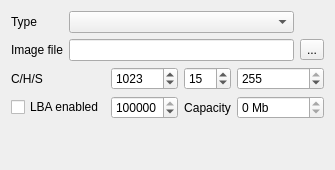
               <widget class="QWidget" name="tab_2">
                <attribute name="title">
                 <string>Master</string>
                </attribute>
                <layout class="QVBoxLayout" name="verticalLayout_17">
                 <item>
                  <layout class="QGridLayout" name="gridLayout_10">
                   <item row="0" column="1">
                    <widget class="QComboBox" name="hm_type"/>
                   </item>
                   <item row="0" column="0">
                    <widget class="QLabel" name="label_17">
                     <property name="text">
                      <string>Type</string>
                     </property>
                    </widget>
                   </item>
                   <item row="1" column="0">
                    <widget class="QLabel" name="label_32">
                     <property name="text">
                      <string>Image file</string>
                     </property>
                    </widget>
                   </item>
                   <item row="1" column="1">
                    <widget class="QLineEdit" name="hm_path"/>
                   </item>
                   <item row="1" column="2">
                    <widget class="QToolButton" name="hm_pathtb">
                     <property name="text">
                      <string>...</string>
                     </property>
                     <property name="icon">
                      <iconset resource="../xpeccy.qrc">
                       <normaloff>:/images/fileopen.png</normaloff>:/images/fileopen.png</iconset>
                     </property>
                    </widget>
                   </item>
                  </layout>
                 </item>
                 <item>
                  <layout class="QGridLayout" name="gridLayout_8" columnstretch="0,0,0,0">
                   <item row="0" column="0">
                    <widget class="QLabel" name="label_19">
                     <property name="text">
                      <string>C/H/S</string>
                     </property>
                    </widget>
                   </item>
                   <item row="0" column="3">
                    <widget class="QSpinBox" name="hm_gsec">
                     <property name="minimum">
                      <number>1</number>
                     </property>
                     <property name="maximum">
                      <number>255</number>
                     </property>
                     <property name="value">
                      <number>255</number>
                     </property>
                    </widget>
                   </item>
                   <item row="0" column="1">
                    <widget class="QSpinBox" name="hm_gcyl">
                     <property name="minimum">
                      <number>1</number>
                     </property>
                     <property name="maximum">
                      <number>65535</number>
                     </property>
                     <property name="value">
                      <number>1023</number>
                     </property>
                    </widget>
                   </item>
                   <item row="0" column="2">
                    <widget class="QSpinBox" name="hm_ghd">
                     <property name="minimum">
                      <number>1</number>
                     </property>
                     <property name="maximum">
                      <number>16</number>
                     </property>
                     <property name="value">
                      <number>15</number>
                     </property>
                    </widget>
                   </item>
                   <item row="1" column="1">
                    <widget class="QSpinBox" name="hm_glba">
                     <property name="readOnly">
                      <bool>false</bool>
                     </property>
                     <property name="maximum">
                      <number>5000000</number>
                     </property>
                     <property name="value">
                      <number>4194304</number>
                     </property>
                    </widget>
                   </item>
                   <item row="1" column="2">
                    <widget class="QLabel" name="label_20">
                     <property name="text">
                      <string>Capacity</string>
                     </property>
                     <property name="alignment">
                      <set>Qt::AlignCenter</set>
                     </property>
                    </widget>
                   </item>
                   <item row="1" column="0">
                    <widget class="QCheckBox" name="hm_islba">
                     <property name="text">
                      <string>LBA enabled</string>
                     </property>
                    </widget>
                   </item>
                   <item row="1" column="3">
                    <widget class="QSpinBox" name="hm_capacity">
                     <property name="readOnly">
                      <bool>true</bool>
                     </property>
                     <property name="suffix">
                      <string> Mb</string>
                     </property>
                     <property name="maximum">
                      <number>128000</number>
                     </property>
                    </widget>
                   </item>
                  </layout>
                 </item>
                 <item>
                  <spacer name="verticalSpacer_7">
                   <property name="orientation">
                    <enum>Qt::Vertical</enum>
                   </property>
                   <property name="sizeHint" stdset="0">
                    <size>
                     <width>20</width>
                     <height>40</height>
                    </size>
                   </property>
                  </spacer>
                 </item>
                </layout>
               </widget>
